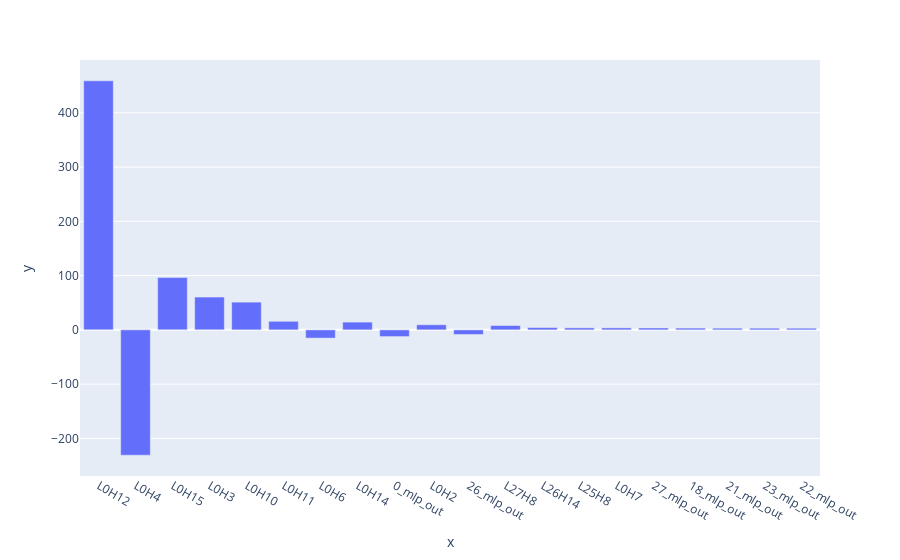

Notebook source saved alongside this figure:
### Code cell
top_labels = [component_labels[i] for i in large_mag_indices]
fig = px.bar(y=large_mag_values, x=top_labels)
fig.show()

### Figure 1 — Plotly figure (JSON) as saved in the notebook; plotly's stock layout.template omitted (floating-point values rounded to 4 significant figures)
{"data": [{"alignmentgroup": "True", "hovertemplate": "x=%{x}<br>y=%{y}<extra></extra>", "legendgroup": "", "marker": {"color": "#636efa", "pattern": {"shape": ""}}, "name": "", "offsetgroup": "", "orientation": "v", "showlegend": false, "textposition": "auto", "type": "bar", "x": ["L0H12", "L0H4", "L0H15", "L0H3", "L0H10", "L0H11", "L0H6", "L0H14", "0_mlp_out", "L0H2", "26_mlp_out", "L27H8", "L26H14", "L25H8", "L0H7", "27_mlp_out", "18_mlp_out", "21_mlp_out", "23_mlp_out", "22_mlp_out"], "xaxis": "x", "y": [459, -231, 96.38, 60.38, 51.09, 15.78, -15.2, 14.3, -12.4, 9.414, -8.57, 7.918, 4.172, 3.643, 3.633, 3.5, 3.23, 3.084, 3.053, 3.041], "yaxis": "y"}], "layout": {"barmode": "relative", "legend": {"tracegroupgap": 0}, "margin": {"t": 60}, "xaxis": {"anchor": "y", "domain": [0, 1], "title": {"text": "x"}}, "yaxis": {"anchor": "x", "domain": [0, 1], "title": {"text": "y"}}}}
